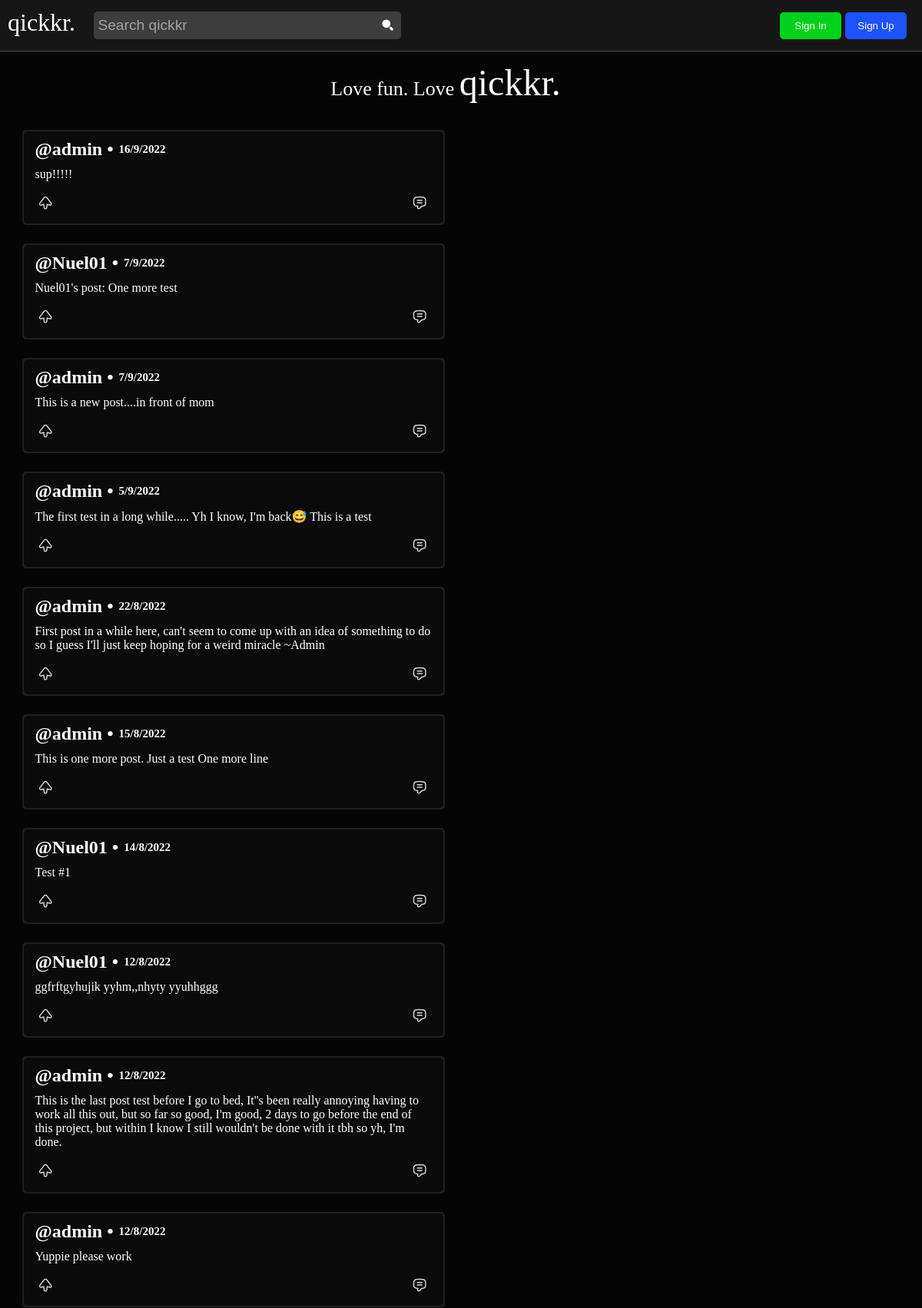
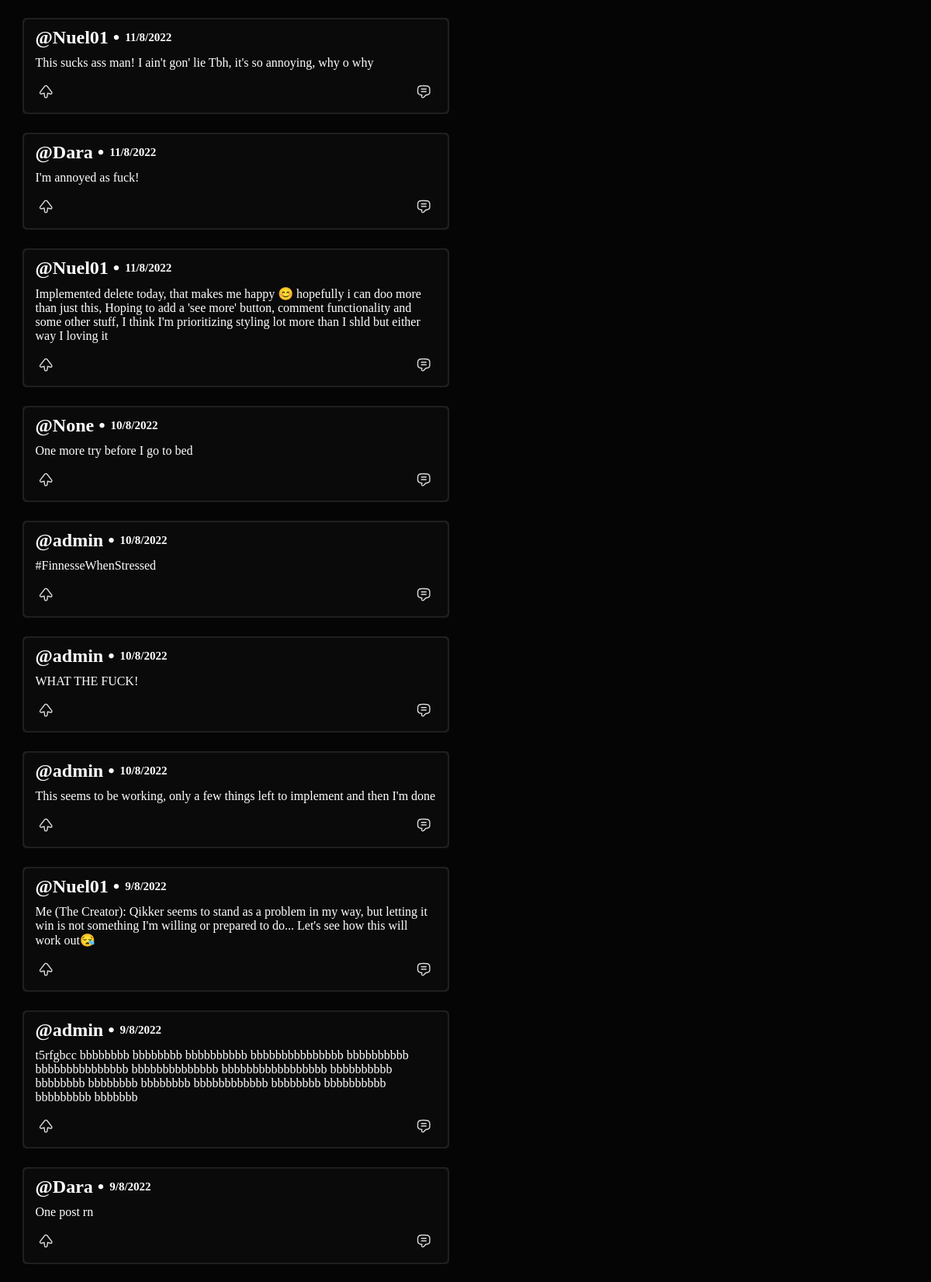
The page /explore-page/ (upper part) on the database its author committed (2 pictures, top to bottom).
### Polls/models.py (models this page shows, shortened)
class Post(models.Model):
  post_text = models.TextField(max_length=250)
  pub_date = models.DateTimeField(auto_now_add=True)
  user = models.ForeignKey(User, on_delete=models.CASCADE, null=True, blank=True, auto_created=True)
  upVotes = models.IntegerField(default=0)
  downVotes = models.IntegerField(default=0)
  def time_posted(self):
        check = self.pub_date
        ago = timezone.now() - self.pub_date
        hours = f'{check.day}/{check.month}/{check.year}'
        if ago.days == 1:
          hours = 'Yesterday'
        return hours

### Polls/views.py (the view)
# urls.py: path("explore-page/", ExploreView.as_view(), name="explore"),
class ExploreView(ListView):
    model = Post
    context_object_name = 'posts'
    template_name = 'Polls/explore.html'
    def get_context_data(self, **kwargs):
        context = super().get_context_data(**kwargs)
        context['posts'] = context['posts'].order_by('-id')
        search_input = self.request.GET.get('search-area')
        if search_input:
            context['posts'] = context['posts'].filter(post_text__icontains=search_input)
            return context
        else:
          return context

### Polls/templates/Polls/explore.html (shortened to what this page needs)
<!DOCTYPE html>
<html lang="en">
<head>
</head>
<body>
  <nav class="nav">
    <ul>
      <div class="left-nav">
        <li class="logo">
          <a href="{% url 'Polls:home' %}">
            <svg xmlns="http://www.w3.org/2000/svg" xmlns:xlink="http://www.w3.org/1999/xlink" width="2em"
              height="1.2em">
              <text kerning="auto" font-family="Myriad Pro" fill="rgb(0, 0, 0)" x="0px" y="30px">
                <tspan font-size="1em" font-family="Rockwell" fill="currentcolor">qickkr.</tspan>
              </text>
            </svg>
          </a>
        </li>
        <li class="search-part">
          <form action="" method="GET" class="search-main">
            <input type='text' name='search-area' placeholder="Search qickkr
            " class="search-bar">
            <button type="submit" class="add-note">
              <span class="relative px-3" aria-label="Search"></span>
            </button>
          </form>
        </li>
      </div>
      <li class="right">
        <div>
          <a href="{% url 'Polls:sign-in' %}">
            <button class="btn-in">
              Sign In
            </button>
          </a>
          <a href="{% url 'Polls:sign-up' %}">
            <button class="btn-up">
              Sign Up
            </button>
          </a>
        </div>
      </li>
    </ul>
  </nav>
  <div class="body-header">
    <h1>Love fun. Love <span class="header-logo">qickkr.</span> </h1>
  </div>
  <div class="main alone">
    <div class="feed">
      {% if posts %}
      {% for post in posts %}
      <div class="card">
        <div class="card-main">
          <div class="card-top">
            <h2>@{{post.user}} • <span class="posted">{{post.time_posted}}</span></h2>
          </div>
          <p class="description">
            {{post.post_text}}
          </p>
          <div class="options">
            <div class="button">
              <span class="relative px-2"></span>
            </div>
            <div class="comment">
              <span class="relative px-3"></span>
            </div>
          </div>
        </div>
      </div>
      {% endfor %}
      {% else %}
      <p>No posts are available.</p>
      {% endif %}
    </div>
  </div>
</body>
</html>

### Polls/templates/Polls/explore.html (style rules this page uses)
* { margin: 0; padding: 0; }
:root { --nav-color: #070707; --nav-border-color: rgb(75, 75, 75); --nav-blur-color: #2525258c; --content-color: #1f1f1f; --card-color: rgb(10, 10, 10); --card-icon-color: rgb(219, 219, 219); --hover-color: #252525; --search-bar-color: rgb(44, 44, 44); }
body { background-color: rgb(5, 5, 5); color: white; background-repeat: no-repeat; display: block; padding: 0; overflow-x: hidden; }
a { text-decoration: none; color: inherit; }
.nav .logo { cursor: pointer; font-size: 2rem; display: flex; align-items: center; justify-content: space-around; }
.logo svg { width: 3.2em; }
.nav { background-color: var(--nav-blur-color); border-bottom: 1px solid var(--nav-border-color); height: fit-content; position: fixed; color: white; top: 0; width: 100vw; margin: 0; z-index: 10000; backdrop-filter: blur(10px); transition: all .6s; }
.nav ul { position: relative; padding: 10px; display: flex; align-items: center; justify-content: space-between; }
.left-nav { display: flex; align-items: center; justify-content: space-around; }
li { list-style-type: none; margin-right: 10px; }
li.right div { display: flex; align-items: center; justify-content: space-between; }
.right button { cursor: pointer; margin-left: 5px; padding: 10px; width: 5rem; font-family: Arial, Helvetica, sans-serif; font-weight: lighter; align-items: center; justify-content: space-around; color: rgb(255, 255, 255); border: none; border-radius: 5px; text-decoration: none; transition: all .5s ease; }
.btn-in { background-color: rgb(0, 209, 28); }
.btn-up { background-color: rgb(29, 82, 255); }
.body-header { width: 95vw; display: flex; align-items: center; justify-content: space-around; transform: translate(10px, 80px); font-family: Rockwell; font-weight: 300; }
.body-header h1 { font-weight: 10; font-size: 26px; }
.header-logo { font-size: 3rem; animation: rainbow-color; animation-duration: 3s; animation-iteration-count: infinite; }
.search-part { background-color: transparent; padding: 0; width: 25rem; display: flex; align-items: center; height: 1rem; }
.search-main { background-color: rgb(61, 61, 61); border-radius: 5px; width: 100%; height: 1.6rem; padding: 5px; display: flex; align-items: center; justify-content: space-between; transition: all .3s ease; }
input[type=text].search-bar { width: 100%; font-size: 1.2em; margin-right: 3px; border-radius: 5px; background-color: transparent; color: white; border: none; transition: all .3s ease; }
.search-bar::placeholder { color: rgb(163, 163, 163); }
.add-note { display: flex; align-items: center; justify-content: center; background-color: transparent; border-radius: 5px; font-size: 1rem; padding: 3px 3px 0px 3px; color: rgb(255, 255, 255); border: none; transition: .6s ease-in; }
.main { display: flex; align-items: center; justify-content: space-around; width: 65%; transform: translateY(4rem) translateX(10rem); padding: 50px; transition: all .6s ease; }
.main.alone { transform: translateY(4rem) translateX(-5rem); }
.main .feed { background-color: transparent; width: 70%; display: grid; grid-template-columns: 1fr; grid-gap: 1.5rem; }
.main .card { background-color: #1f1f1f; width: 100%; height: fit-content; border-radius: 5px; padding: 2px; transition: all .6s ease; }
.main .card .card-main { background-color: var(--card-color); width: 100%; height: fit-content; padding: 10px 0px; border-radius: 5px; }
.card-main .card-top { display: flex; align-items: center; justify-content: space-between; margin: 0 15px; }
.card-top h2 { display: flex; align-items: center; justify-content: space-between; }
.posted { font-size: 15px; margin-left: 7px; }
.card-main p { background-color: transparent; margin: 10px 15px; padding: 0px; height: fit-content; }
.main .card .options { display: flex; align-items: center; justify-content: space-between; padding: 5px 0 0 0; margin: 0 15px; }
.options .comment { display: flex; align-items: center; justify-content: center; font-family: Arial, Helvetica, sans-serif; color: var(--card-icon-color); width: 30px; height: 30px; padding: 0; border-radius: 5px; transition: all .6s ease; }
.main .card .button { display: flex; align-items: center; justify-content: space-between; font-size: 1rem; font-family: Arial, Helvetica, sans-serif; background: none; color: var(--card-icon-color); padding: 2px; border-radius: 5px; transition: all .6s ease; }

### rows shown on the page
Post: user "admin", time_posted "16/9/2022", post_text "sup!!!!!"
Post: user "Nuel01", time_posted "7/9/2022", post_text "Nuel01's post: One more test"
Post: user "admin", time_posted "7/9/2022", post_text "This is a new post....in front of mom"
Post: user "admin", time_posted "5/9/2022", post_text "The first test in a long while..... Yh I know, I'm back😅 This is a test"
Post: user "admin", time_posted "22/8/2022", post_text "First post in a while here, can't seem to come up with an idea of something to do so I guess I'll just keep hoping for a weird miracle ~Admin"
Post: user "admin", time_posted "15/8/2022", post_text "This is one more post. Just a test One more line"
Post: user "Nuel01", time_posted "14/8/2022", post_text "Test #1"
Post: user "Nuel01", time_posted "12/8/2022", post_text "ggfrftgyhujik yyhm,,nhyty yyuhhggg"
Post: user "admin", time_posted "12/8/2022", post_text "This is the last post test before I go to bed, It''s been really annoying having to work all this out, but so far so good, I'm good, 2 days to go before the end of this project, but within I know I still wouldn't be done with it tbh so yh, I'm done."
Post: user "admin", time_posted "12/8/2022", post_text "Yuppie please work"
Post: user "Nuel01", time_posted "11/8/2022", post_text "This sucks ass man! I ain't gon' lie Tbh, it's so annoying, why o why"
Post: user "Dara", time_posted "11/8/2022", post_text "I'm annoyed as fuck!"
Post: user "Nuel01", time_posted "11/8/2022", post_text "Implemented delete today, that makes me happy 😊 hopefully i can doo more than just this, Hoping to add a 'see more' button, comment functionality and some other stuff, I think I'm prioritizing styling lot more than I shld but either way I loving it"
Post: user "None", time_posted "10/8/2022", post_text "One more try before I go to bed"
Post: user "admin", time_posted "10/8/2022", post_text "#FinnesseWhenStressed"
Post: user "admin", time_posted "10/8/2022", post_text "WHAT THE FUCK!"
Post: user "admin", time_posted "10/8/2022", post_text "This seems to be working, only a few things left to implement and then I'm done"
Post: user "Nuel01", time_posted "9/8/2022", post_text "Me (The Creator): Qikker seems to stand as a problem in my way, but letting it win is not something I'm willing or prepared to do... Let's see how this will work out😪"
Post: user "admin", time_posted "9/8/2022", post_text "t5rfgbcc bbbbbbbb bbbbbbbb bbbbbbbbbb bbbbbbbbbbbbbbb bbbbbbbbbb bbbbbbbbbbbbbbb bbbbbbbbbbbbbb bbbbbbbbbbbbbbbbb bbbbbbbbbb bbbbbbbb bbbbbbbb bbbbbbbb bbbbbbbbbbbb bbbbbbbb bbbbbbbbbb bbbbbbbbb bbbbbbb"
Post: user "Dara", time_posted "9/8/2022", post_text "One post rn"
